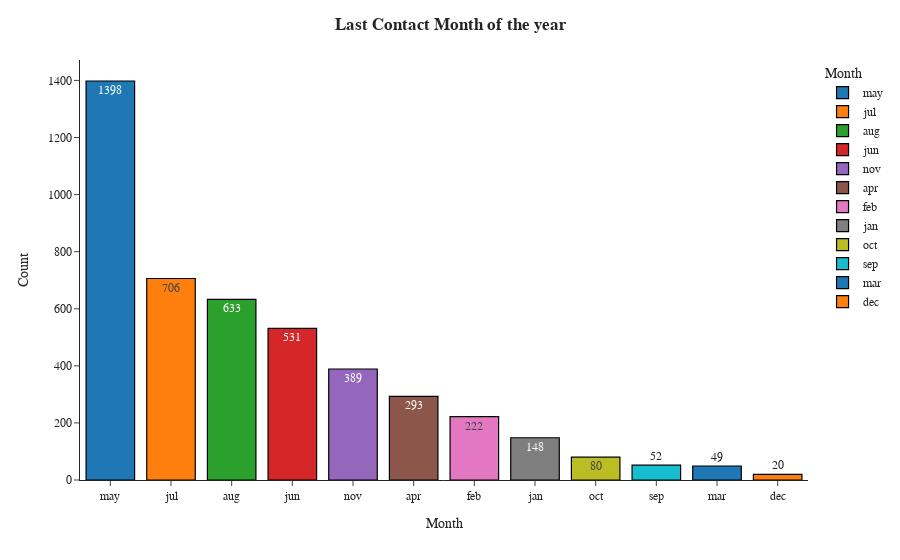

Write notebook code for a chart like this one.
### Code cell
fig=px.bar(df.month.value_counts().reset_index().rename(columns={'index':'Month','month':'Count'}),x='Month',y='Count',color='Month',text='Count',template='simple_white')
fig.update_traces(marker=dict(line=dict(color='#000000', width=1.2)))
fig.update_layout(title_x=0.5,title_text='<b>Last Contact Month of the year',font_family="Times New Roman",title_font_family="Times New Roman")

### Figure 1 — Plotly figure (JSON) as saved in the notebook; plotly's stock layout.template omitted (floating-point values rounded to 4 significant figures)
{"data": [{"alignmentgroup": "True", "hovertemplate": "Month=%{x}<br>Count=%{text}<extra></extra>", "legendgroup": "may", "marker": {"color": "#1F77B4", "line": {"color": "#000000", "width": 1.2}, "pattern": {"shape": ""}}, "name": "may", "offsetgroup": "may", "orientation": "v", "showlegend": true, "text": [1398], "textposition": "auto", "type": "bar", "x": ["may"], "xaxis": "x", "y": [1398], "yaxis": "y"}, {"alignmentgroup": "True", "hovertemplate": "Month=%{x}<br>Count=%{text}<extra></extra>", "legendgroup": "jul", "marker": {"color": "#FF7F0E", "line": {"color": "#000000", "width": 1.2}, "pattern": {"shape": ""}}, "name": "jul", "offsetgroup": "jul", "orientation": "v", "showlegend": true, "text": [706], "textposition": "auto", "type": "bar", "x": ["jul"], "xaxis": "x", "y": [706], "yaxis": "y"}, {"alignmentgroup": "True", "hovertemplate": "Month=%{x}<br>Count=%{text}<extra></extra>", "legendgroup": "aug", "marker": {"color": "#2CA02C", "line": {"color": "#000000", "width": 1.2}, "pattern": {"shape": ""}}, "name": "aug", "offsetgroup": "aug", "orientation": "v", "showlegend": true, "text": [633], "textposition": "auto", "type": "bar", "x": ["aug"], "xaxis": "x", "y": [633], "yaxis": "y"}, {"alignmentgroup": "True", "hovertemplate": "Month=%{x}<br>Count=%{text}<extra></extra>", "legendgroup": "jun", "marker": {"color": "#D62728", "line": {"color": "#000000", "width": 1.2}, "pattern": {"shape": ""}}, "name": "jun", "offsetgroup": "jun", "orientation": "v", "showlegend": true, "text": [531], "textposition": "auto", "type": "bar", "x": ["jun"], "xaxis": "x", "y": [531], "yaxis": "y"}, {"alignmentgroup": "True", "hovertemplate": "Month=%{x}<br>Count=%{text}<extra></extra>", "legendgroup": "nov", "marker": {"color": "#9467BD", "line": {"color": "#000000", "width": 1.2}, "pattern": {"shape": ""}}, "name": "nov", "offsetgroup": "nov", "orientation": "v", "showlegend": true, "text": [389], "textposition": "auto", "type": "bar", "x": ["nov"], "xaxis": "x", "y": [389], "yaxis": "y"}, {"alignmentgroup": "True", "hovertemplate": "Month=%{x}<br>Count=%{text}<extra></extra>", "legendgroup": "apr", "marker": {"color": "#8C564B", "line": {"color": "#000000", "width": 1.2}, "pattern": {"shape": ""}}, "name": "apr", "offsetgroup": "apr", "orientation": "v", "showlegend": true, "text": [293], "textposition": "auto", "type": "bar", "x": ["apr"], "xaxis": "x", "y": [293], "yaxis": "y"}, {"alignmentgroup": "True", "hovertemplate": "Month=%{x}<br>Count=%{text}<extra></extra>", "legendgroup": "feb", "marker": {"color": "#E377C2", "line": {"color": "#000000", "width": 1.2}, "pattern": {"shape": ""}}, "name": "feb", "offsetgroup": "feb", "orientation": "v", "showlegend": true, "text": [222], "textposition": "auto", "type": "bar", "x": ["feb"], "xaxis": "x", "y": [222], "yaxis": "y"}, {"alignmentgroup": "True", "hovertemplate": "Month=%{x}<br>Count=%{text}<extra></extra>", "legendgroup": "jan", "marker": {"color": "#7F7F7F", "line": {"color": "#000000", "width": 1.2}, "pattern": {"shape": ""}}, "name": "jan", "offsetgroup": "jan", "orientation": "v", "showlegend": true, "text": [148], "textposition": "auto", "type": "bar", "x": ["jan"], "xaxis": "x", "y": [148], "yaxis": "y"}, {"alignmentgroup": "True", "hovertemplate": "Month=%{x}<br>Count=%{text}<extra></extra>", "legendgroup": "oct", "marker": {"color": "#BCBD22", "line": {"color": "#000000", "width": 1.2}, "pattern": {"shape": ""}}, "name": "oct", "offsetgroup": "oct", "orientation": "v", "showlegend": true, "text": [80], "textposition": "auto", "type": "bar", "x": ["oct"], "xaxis": "x", "y": [80], "yaxis": "y"}, {"alignmentgroup": "True", "hovertemplate": "Month=%{x}<br>Count=%{text}<extra></extra>", "legendgroup": "sep", "marker": {"color": "#17BECF", "line": {"color": "#000000", "width": 1.2}, "pattern": {"shape": ""}}, "name": "sep", "offsetgroup": "sep", "orientation": "v", "showlegend": true, "text": [52], "textposition": "auto", "type": "bar", "x": ["sep"], "xaxis": "x", "y": [52], "yaxis": "y"}, {"alignmentgroup": "True", "hovertemplate": "Month=%{x}<br>Count=%{text}<extra></extra>", "legendgroup": "mar", "marker": {"color": "#1F77B4", "line": {"color": "#000000", "width": 1.2}, "pattern": {"shape": ""}}, "name": "mar", "offsetgroup": "mar", "orientation": "v", "showlegend": true, "text": [49], "textposition": "auto", "type": "bar", "x": ["mar"], "xaxis": "x", "y": [49], "yaxis": "y"}, {"alignmentgroup": "True", "hovertemplate": "Month=%{x}<br>Count=%{text}<extra></extra>", "legendgroup": "dec", "marker": {"color": "#FF7F0E", "line": {"color": "#000000", "width": 1.2}, "pattern": {"shape": ""}}, "name": "dec", "offsetgroup": "dec", "orientation": "v", "showlegend": true, "text": [20], "textposition": "auto", "type": "bar", "x": ["dec"], "xaxis": "x", "y": [20], "yaxis": "y"}], "layout": {"barmode": "relative", "font": {"family": "Times New Roman"}, "legend": {"title": {"text": "Month"}, "tracegroupgap": 0}, "margin": {"t": 60}, "title": {"font": {"family": "Times New Roman"}, "text": "<b>Last Contact Month of the year", "x": 0.5}, "xaxis": {"anchor": "y", "categoryarray": ["may", "jul", "aug", "jun", "nov", "apr", "feb", "jan", "oct", "sep", "mar", "dec"], "categoryorder": "array", "domain": [0, 1], "title": {"text": "Month"}}, "yaxis": {"anchor": "x", "domain": [0, 1], "title": {"text": "Count"}}}}
